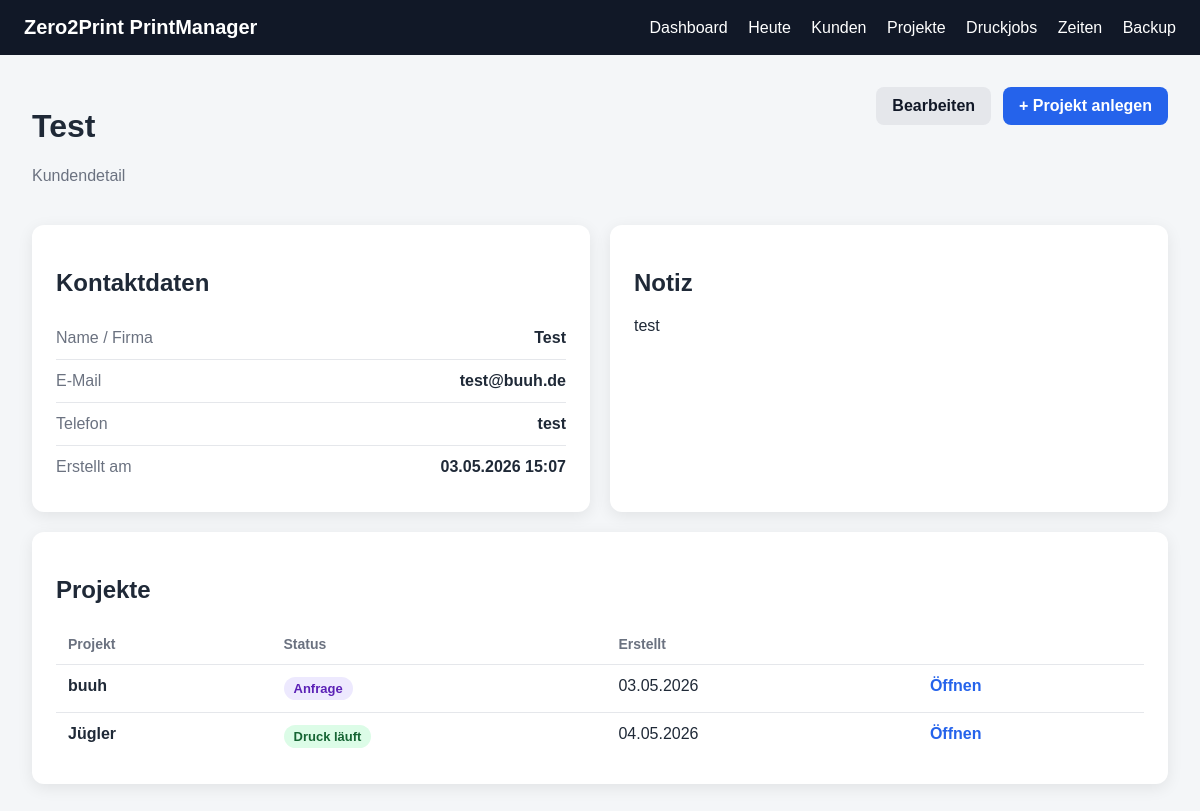
Page /customers/1 on the earlier database version.
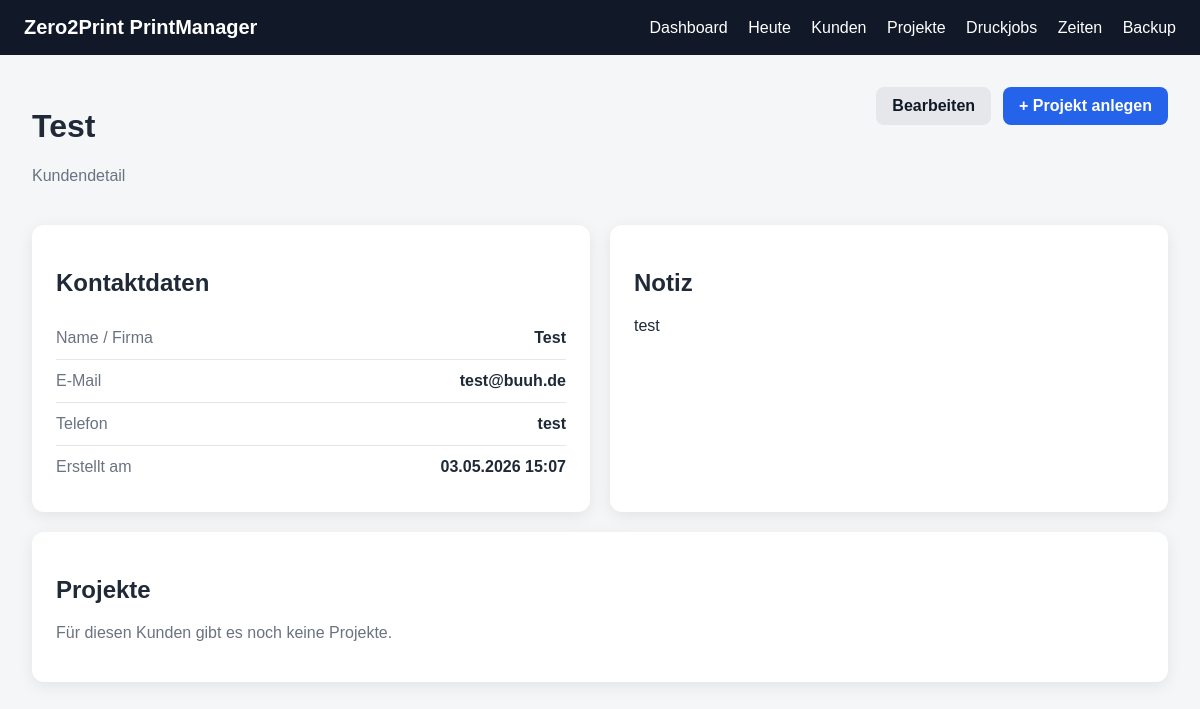
Same page on the later database version.
### app/models.py (models this page shows)
class Project(Base):
    __tablename__ = "projects"
    id = Column(Integer, primary_key=True, index=True)
    customer_id = Column(Integer, ForeignKey("customers.id"), nullable=False)
    name = Column(String, nullable=False)
    description = Column(Text, nullable=True)
    status = Column(String, default="Anfrage")
    deadline = Column(String, nullable=True)
    note = Column(Text, nullable=True)
    created_at = Column(DateTime, default=datetime.utcnow)
    customer = relationship("Customer", back_populates="projects")
    files = relationship(
        "ProjectFile",
        back_populates="project",
        cascade="all, delete-orphan"
    )
    print_jobs = relationship(
        "PrintJob",
        back_populates="project",
        cascade="all, delete-orphan"
    )
    time_entries = relationship(
        "TimeEntry",
        back_populates="project",
        cascade="all, delete-orphan"
    )

### app/routes/customers.py (the view)
@router.get("/{customer_id}")
def customer_detail(
    customer_id: int,
    request: Request,
    db: Session = Depends(get_db)
):
    customer = db.query(Customer).filter(Customer.id == customer_id).first()
    if not customer:
        return templates.TemplateResponse(
            request=request,
            name="not_found.html",
            context={
                "title": "Nicht gefunden",
                "message": "Kunde wurde nicht gefunden."
            },
            status_code=404
        )
    return templates.TemplateResponse(
        request=request,
        name="customer_detail.html",
        context={
            "title": customer.name,
            "customer": customer
        }
    )

### app/templates/customer_detail.html
{% extends "base.html" %}
{% block content %}
<div class="page-header">
    <div>
        <h1>{{ customer.name }}</h1>
        <p class="muted">Kundendetail</p>
    </div>
    <div class="header-actions">
        <a class="btn-secondary" href="/customers/{{ customer.id }}/edit">Bearbeiten</a>
        <a class="btn" href="/projects/new?customer_id={{ customer.id }}">+ Projekt anlegen</a>
    </div>
</div>
<div class="detail-grid">
    <div class="page-card">
        <h2>Kontaktdaten</h2>
        <div class="detail-row">
            <span>Name / Firma</span>
            <strong>{{ customer.name }}</strong>
        </div>
        <div class="detail-row">
            <span>E-Mail</span>
            <strong>{{ customer.email or "-" }}</strong>
        </div>
        <div class="detail-row">
            <span>Telefon</span>
            <strong>{{ customer.phone or "-" }}</strong>
        </div>
        <div class="detail-row">
            <span>Erstellt am</span>
            <strong>{{ customer.created_at.strftime("%d.%m.%Y %H:%M") }}</strong>
        </div>
    </div>
    <div class="page-card">
        <h2>Notiz</h2>
        <p>{{ customer.note or "Keine Notiz vorhanden." }}</p>
    </div>
</div>
<div class="page-card mt">
    <h2>Projekte</h2>
    {% if customer.projects %}
        <table>
            <thead>
                <tr>
                    <th>Projekt</th>
                    <th>Status</th>
                    <th>Erstellt</th>
                    <th></th>
                </tr>
            </thead>
            <tbody>
                {% for project in customer.projects %}
                <tr>
                    <td><strong>{{ project.name }}</strong></td>
                    <td>
                        <span class="status-pill {{ status_class(project.status) }}">
                            {{ project.status }}
                        </span>
                    </td>
                    <td>{{ project.created_at.strftime("%d.%m.%Y") }}</td>
                    <td>
                        <a class="link-btn" href="/projects/{{ project.id }}">Öffnen</a>
                    </td>
                </tr>
                {% endfor %}
            </tbody>
        </table>
    {% else %}
        <p class="muted">Für diesen Kunden gibt es noch keine Projekte.</p>
    {% endif %}
</div>
{% endblock %}

Differences in the rows shown:
removed Project: name "buuh", status "Anfrage", created_at "03.05.2026"
removed Project: name "Jügler", status "Druck läuft", created_at "04.05.2026"
Other differences:
text no longer shown: "Projekt Status Erstellt"
text now shown: "Für diesen Kunden gibt es noch keine Projekte."
